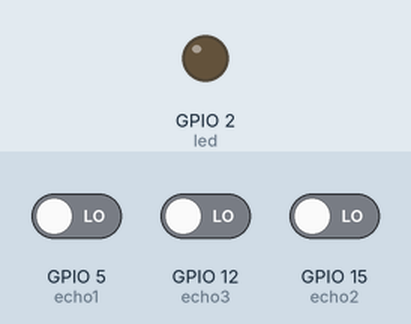
Bench run of a sketch on a simulated ESP8266 (NodeMCU). Parts: output pins drawn as LEDs (lit = HIGH). Inputs (shaded band) come from the test bench; at power-on: GPIO 5 (echo1) LOW, GPIO 12 (echo3) LOW, GPIO 15 (echo2) LOW. WiFi joins after 1.5 s; servers stay silent unless stated; uploads are accepted with an empty reply; pins used as bus, display or sensor lines are not drawn; what the sketch prints to the serial monitor is not drawn.

Above: at 3.5 s.
At 9.04 s:
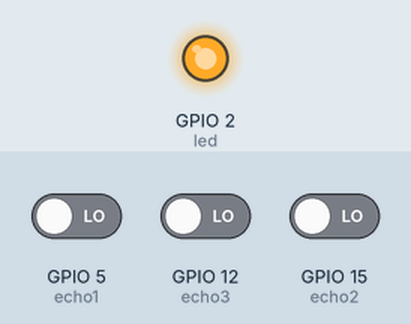
Timing chart, 0 to 11.1 s (numbered marks = the images above):
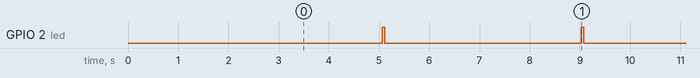

Measured:
- by itself, GPIO 2 (led): alternates HIGH for 0.05 s and LOW for 3.9 s

The sketch:

arduinoCode_waterTank_.ino
```cpp
#include<ESP8266WiFi.h>
#include<ESP8266HTTPClient.h>
#include <WiFiClient.h>


const char* ssid = "ZenFone Max Pro M2_2654";
const char* password = "12345678";


unsigned long lastTime = 0;
unsigned long timerDelay = 1000;

const int led = 2;

const int trig1 = 16;
const int echo1 = 5;
const int trig2 = 13;
const int echo2 = 15;
const int trig3 = 14;
const int echo3 = 12;

int data1;
int data2;
int data3;

int data;

long id = 1;

String val;


String name = "sensor1";

void blink(int time, int data) {
    digitalWrite(led, HIGH);
    delay(time);
    digitalWrite(led, LOW);
    delay(time);
    Serial.print("Distance is: "); Serial.println(data);
    delay(500);
}

int distance(int trig, int echo) {
  digitalWrite(trig, LOW);
  digitalWrite(trig, HIGH);
  delay(10);
  digitalWrite(trig, LOW);

  int duration = pulseIn(echo, HIGH);
  int  dis = (duration*.0364)/2;
  delay(10);

  return dis;
}

void setup() {
    Serial.begin(115200);

    pinMode(led, OUTPUT);
    pinMode(trig1, OUTPUT);
    pinMode(echo1, INPUT);
    pinMode(trig2, OUTPUT);
    pinMode(echo2, INPUT);
    pinMode(trig3, OUTPUT);
    pinMode(echo3, INPUT);

    WiFi.begin(ssid, password);

     while (WiFi.status() != WL_CONNECTED) {
      delay(1000);
      Serial.print(".");
     }
     Serial.println("WiFi connected..!");
     Serial.println("IP: ");
     Serial.print(WiFi.localIP());

 }

void loop() {

   id++;

   data1 = distance(trig1, echo1);
   data2 = distance(trig2, echo2);
   data3 = distance(trig3, echo3);

   data = (data1 + data2 + data3)/3;


  if(data >= 5){
      blink(500, data);
      delay(100);
    }
    else if(data <= 5){
      blink(50, data);

    }

   delay(100);


    if(WiFi.status() == WL_CONNECTED) {
      WiFiClient client;
      HTTPClient http;


      //domain name with URL path or IP address with path
      http.begin(client, "http://192.168.43.118:8080/waterTank/vol");

      http.addHeader("Content-Type", "application/json");
      int httpResponseCode = http.POST("{ \"id\": " +String(id)+ ",\"name\": \"tank1\", \"volume\": "  +String(data)+  " }");


      Serial.print("HTTP Response code: ");
      Serial.println(httpResponseCode);


      http.end();
    }
    else {
      Serial.println("WiFi Discon.");

    }

}
```
